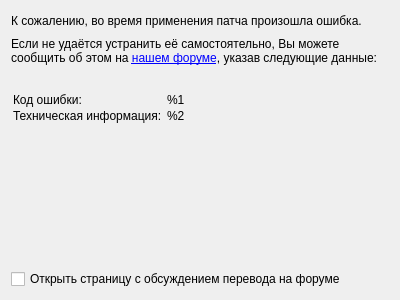
<?xml version="1.0" encoding="UTF-8"?>
<ui version="4.0">
 <class>FailedPage</class>
 <widget class="QWidget" name="FailedPage">
  <property name="geometry">
   <rect>
    <x>0</x>
    <y>0</y>
    <width>400</width>
    <height>300</height>
   </rect>
  </property>
  <property name="windowTitle">
   <string>Form</string>
  </property>
  <property name="title" stdset="0">
   <string>Увы и ах...</string>
  </property>
  <layout class="QVBoxLayout" name="verticalLayout">
   <item>
    <layout class="QHBoxLayout" name="horizontalLayout">
     <item>
      <widget class="QLabel" name="label">
       <property name="sizePolicy">
        <sizepolicy hsizetype="Expanding" vsizetype="Preferred">
         <horstretch>0</horstretch>
         <verstretch>0</verstretch>
        </sizepolicy>
       </property>
       <property name="text">
        <string>К сожалению, во время применения патча произошла ошибка.</string>
       </property>
       <property name="wordWrap">
        <bool>true</bool>
       </property>
       <property name="openExternalLinks">
        <bool>true</bool>
       </property>
      </widget>
     </item>
     <item>
      <widget class="QLabel" name="label_3">
       <property name="text">
        <string/>
       </property>
       <property name="pixmap">
        <pixmap resource="../../resources/Patcher.qrc">:/metroid.png</pixmap>
       </property>
      </widget>
     </item>
     <item>
      <spacer name="horizontalSpacer">
       <property name="orientation">
        <enum>Qt::Horizontal</enum>
       </property>
       <property name="sizeType">
        <enum>QSizePolicy::Minimum</enum>
       </property>
       <property name="sizeHint" stdset="0">
        <size>
         <width>0</width>
         <height>20</height>
        </size>
       </property>
      </spacer>
     </item>
    </layout>
   </item>
   <item>
    <widget class="QLabel" name="label_2">
     <property name="text">
      <string>Если не удаётся устранить её самостоятельно, Вы можете сообщить об этом на &lt;a href=&quot;http://consolgames.ru/forum/&quot;&gt;нашем форуме&lt;/a&gt;, указав следующие данные:</string>
     </property>
     <property name="wordWrap">
      <bool>true</bool>
     </property>
     <property name="openExternalLinks">
      <bool>true</bool>
     </property>
    </widget>
   </item>
   <item>
    <spacer name="verticalSpacer_3">
     <property name="orientation">
      <enum>Qt::Vertical</enum>
     </property>
     <property name="sizeType">
      <enum>QSizePolicy::Fixed</enum>
     </property>
     <property name="sizeHint" stdset="0">
      <size>
       <width>20</width>
       <height>20</height>
      </size>
     </property>
    </spacer>
   </item>
   <item>
    <widget class="QLabel" name="errorInfo">
     <property name="text">
      <string>&lt;table&gt;&lt;tr&gt;&lt;td&gt;Код ошибки:  &lt;/td&gt;&lt;td&gt;%1&lt;/td&gt;&lt;/tr&gt;&lt;tr&gt;&lt;td&gt;Техническая информация:  &lt;/td&gt;&lt;td&gt;%2&lt;/td&gt;&lt;/tr&gt;&lt;/table&gt;</string>
     </property>
     <property name="wordWrap">
      <bool>true</bool>
     </property>
     <property name="textInteractionFlags">
      <set>Qt::LinksAccessibleByMouse|Qt::TextSelectableByMouse</set>
     </property>
    </widget>
   </item>
   <item>
    <spacer name="verticalSpacer_2">
     <property name="orientation">
      <enum>Qt::Vertical</enum>
     </property>
     <property name="sizeHint" stdset="0">
      <size>
       <width>20</width>
       <height>40</height>
      </size>
     </property>
    </spacer>
   </item>
   <item>
    <widget class="QCheckBox" name="openThread">
     <property name="text">
      <string>Открыть страницу с обсуждением перевода на форуме</string>
     </property>
    </widget>
   </item>
  </layout>
 </widget>
 <resources>
  <include location="../../resources/Patcher.qrc"/>
 </resources>
 <connections/>
</ui>
